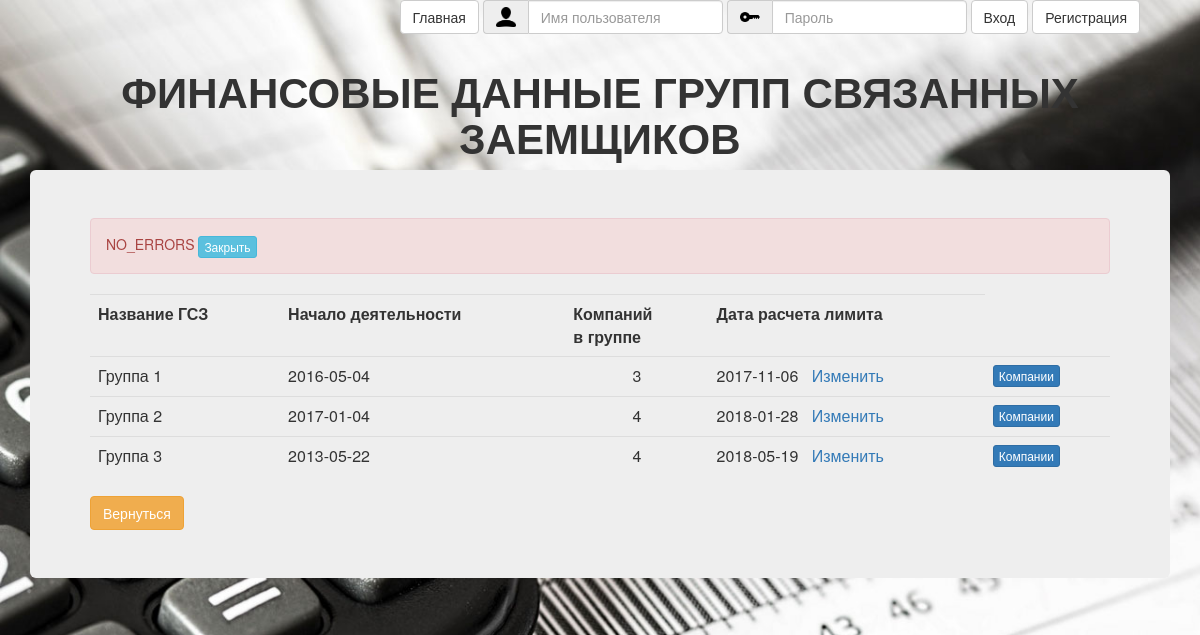
Page /cred_limit/finance_gsz_list.php on the committed database.
### tables this page shows
CREATE TABLE `calc_limit_dates` (
  `Id` tinyint(2) NOT NULL,
  `Date_calc_limit` date NOT NULL,
  `GSZ_Id` tinyint(2) UNSIGNED NOT NULL
);

CREATE TABLE `GSZ` (
  `Id` tinyint(2) UNSIGNED NOT NULL,
  `User_Id` int(15) NOT NULL,
  `Brief_Name` char(30) DEFAULT NULL,
  `Full_Name` char(150) DEFAULT NULL
);

### cred_limit/script/cred_limit_scripts.php (called while the page is built, shortened)
<?php
function get_GSZ_set_with_calc_limit_date()
{
	$query = "SELECT\n"
    . " `GSZ`.`Id` AS `GSZ_Id`, \n"
    . " `GSZ`.`Brief_Name`,\n"
    . " min(`company`.`Date_Begin_Work`) AS `Date_begin_work`,\n"
    . " count(`company`.Id) AS `Count_company`,\n"
    . " `calc_limit_dates`.`Date_calc_limit`,\n"
    . " `calc_limit_dates`.`Id` AS `Calc_limit_dates_Id`\n"
    . "FROM\n"
    . " `GSZ`, `company`,`calc_limit_dates`\n"
    . "WHERE `GSZ`.`Id`=`company`.`GSZ_Id` AND `GSZ`.`Id`=`calc_limit_dates`.`GSZ_Id`\n"
    . "GROUP BY `GSZ`.`Id`";
	$GSZ_set = getTable($query);
	return $GSZ_set;
}
function get_error_message()
{
	if (isset($_GET['error']))
		return (ERROR_MESSAGE_PREFIX . '<strong>'.htmlspecialchars(urldecode($_GET['error'])).'.</strong>');
	else
		return NO_ERRORS_MESSAGE;
}

### script/finansist_scripts.php (called while the page is built, shortened)
<?php
function getTable($query)
{
    global $mysqli;
    $result_set = $mysqli->query($query);
    $result = array();
    while (($row = $result_set->fetch_assoc()) !=false)
    {
        $result[]=$row;
    }
    return $result;
}
?>

### cred_limit/finance_gsz_list.php (the view, shortened to what this page needs)
<?php
	require_once('./script/cred_limit_scripts.php');
	include_once ($_SERVER['DOCUMENT_ROOT'].'\registration\header_login.php');
    $GSZ_set = get_GSZ_set_with_calc_limit_date();
	$error_message = get_error_message();
?>
<!DOCTYPE html>
<html>
<head>
	<link href="/css/bootstrap.min.css" rel="stylesheet"/>
	<link href="/css/style.css" rel="stylesheet"/>
</head>
<body>
	<div class="container">
		<header>
			<h2 class="text-center">ФИНАНСОВЫЕ ДАННЫЕ ГРУПП СВЯЗАННЫХ ЗАЕМЩИКОВ</h2>
		</header>
		<div class="jumbotron">
			<div id="error_message_div" class="alert alert-danger" role="alert">
				<span id="error_message"><?=$error_message?></span>
				<button id="btnError_message" type="button" class="btn btn-info btn-xs">Закрыть</button>
			</div>
			<table class="table">
				<tr>
					<th>Название ГСЗ</th><th>Начало деятельности</th><th>Компаний <br>в группе</th><th>Дата расчета лимита</th>
				</tr>
				<?php
				foreach ($GSZ_set as $GSZ) { ?>
				<tr>
					<td><?=$GSZ['Brief_Name']?></td><td><?=$GSZ['Date_begin_work']?></td><td style="text-align: center"><?=$GSZ['Count_company']?></td>
					<td><?=$GSZ['Date_calc_limit']?>&nbsp;&nbsp;  <a href="<?=HTML_PATH_DATE_CALC_LIMIT_EDIT_FORM?>?GSZ_Id=<?=$GSZ['GSZ_Id']?>">Изменить</a></td>
					<td><a class="btn btn-primary btn-xs" href="<?=HTML_PATH_FINANCE_COMPANY_LIST_FORM?>?GSZ_Id=<?=$GSZ['GSZ_Id']?>">Компании</a></td>
				</tr>
				<?php
				}
				?>
			</table>
			<a class="btn btn-warning" href="limit.html">Вернуться</a>
		</div>
	</div>
</body>
</html>

### css/style.css (style rules this page uses)
body { background-image: url(../img/bg.jpg); height: 100%; background-repeat: no-repeat; background-size: cover; }
h2 { font-size: 42px; font-style: normal; font-weight: 700; text-transform: uppercase; }
table { border-spacing: 0px 10px; margin-bottom: 20px; }
td, th { padding-left: 10px; padding-right: 10px; vertical-align: top; word-wrap:break-word; }
.jumbotron { text-align: left; }

### rows in the picture
calc_limit_dates: GSZ_Id.Brief_Name "Группа 1", Date_begin_work "2016-05-04", Count_company "3", Date_calc_limit "2017-11-06"
calc_limit_dates: GSZ_Id.Brief_Name "Группа 2", Date_begin_work "2017-01-04", Count_company "4", Date_calc_limit "2018-01-28"
calc_limit_dates: GSZ_Id.Brief_Name "Группа 3", Date_begin_work "2013-05-22", Count_company "4", Date_calc_limit "2018-05-19"

### other values in the picture
$error_message "NO_ERRORS"
